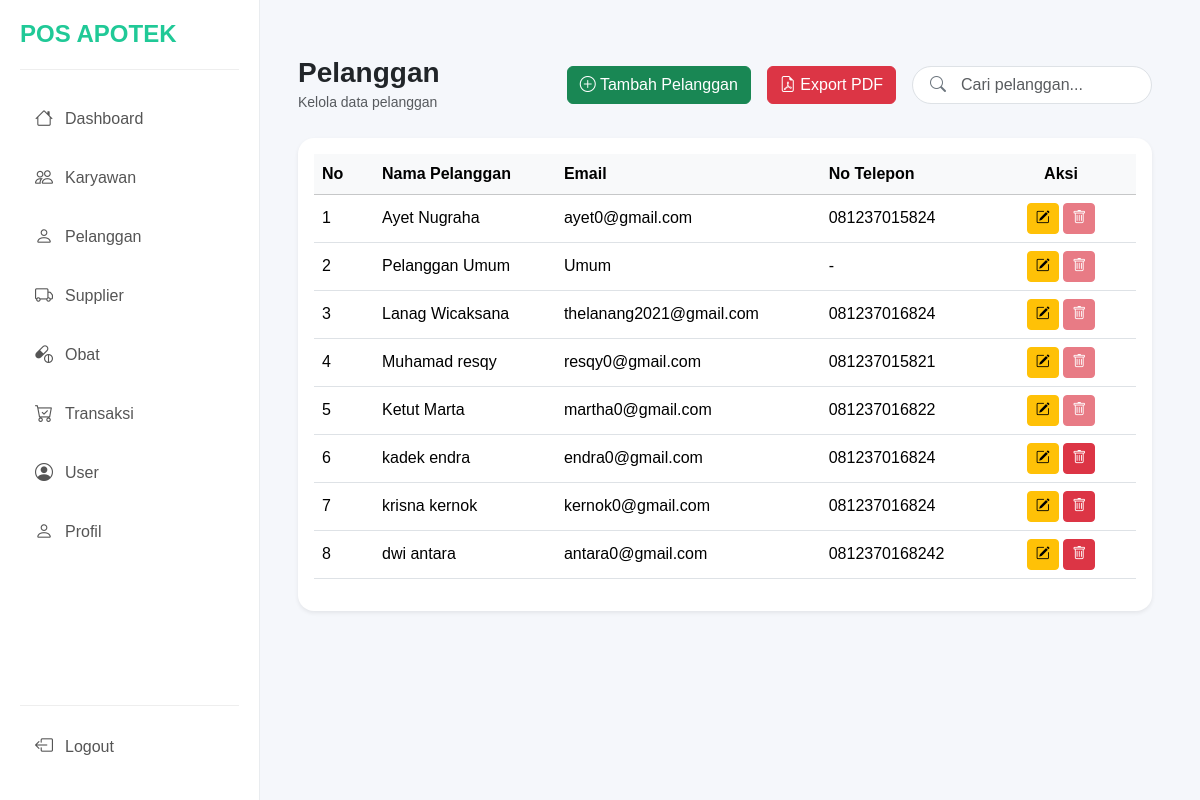
Screenshot of /page/dashboard.php?page=pelanggan (signed in) with the database file from the repository.
### tables this page shows
CREATE TABLE `pelanggan` (
  `id_pelanggan` char(8) NOT NULL,
  `nama_pelanggan` varchar(55) NOT NULL,
  `email` varchar(55) NOT NULL,
  `no_telepon` varchar(15) NOT NULL
);

### config/Database.php (called while the page is built, shortened)
<?php
class Database {
    private $conn;
    private function connect() {
        $host = "localhost";
        $user = "root";
        $pass = "";
        $db   = "pos_apotek";
        $this->conn = new mysqli($host, $user, $pass, $db);
    }
    public function getConnection() {
        return $this->conn;
    }
}
?>

### class/pelanggan.php (called while the page is built, shortened)
<?php
require_once '../config/Database.php';
class Pelanggan {
    private $table = "pelanggan";
    private $conn;
    public function __construct() {
        $this->db = new Database();
        $this->conn = $this->db->getConnection();
    }
    public function getAllPelanggan() {
        $query = "SELECT * FROM $this->table";
        $stmt = $this->conn->prepare($query);
        $stmt->execute();
        $result = $stmt->get_result() ->fetch_all(MYSQLI_ASSOC);
        return $result;
    }
    public function cekRelasiTransaksi($id_pelanggan) {
        $query = "SELECT id_pelanggan FROM transaksi WHERE id_pelanggan = ?";
        $stmt = $this->conn->prepare($query);
        $stmt->bind_param("s", $id_pelanggan);
        $stmt->execute();
        return $stmt->get_result()->num_rows;
    }
}

### page/pelanggan/pelanggan.php (the view, shortened to what this page needs)
<?php
require_once '../class/pelanggan.php';
$pelanggan = new Pelanggan();
$data = $pelanggan->getAllPelanggan();
$keyword = "";
$no = 1;
?>
<div class="container-fluid p-4">
    <div class="d-flex justify-content-between align-items-center mb-4">
        <div>
            <h3 class="fw-bold mb-0">Pelanggan</h3>
            <small class="text-muted">Kelola data pelanggan</small>
        </div>
        <div class="d-flex align-items-center">
            <a href="?page=add_pelanggan" class="btn btn-success me-3">
                <i class="bi bi-plus-circle"></i>
                Tambah Pelanggan
            </a>
            <a href="../export/export_pelanggan.php" target="_blank" class="btn btn-danger me-3">
                <i class="bi bi-file-earmark-pdf"></i>
                Export PDF
            </a>
            <form method="GET" class="position-relative">
                <input type="text" id="searchInput" name="keyword" class="form-control ps-5 pe-5"
                    placeholder="Cari pelanggan..." value="<?= htmlspecialchars($keyword); ?>"
                    style="width:240px;border-radius:20px;">
                <i class="bi bi-search position-absolute"
                    style="left:18px; top:50%;transform:translateY(-50%);color:#6c757d;">
                </i>
            </form>
        </div>
    </div>
    <div class="card shadow-sm border-0 rounded-4">
        <div class="card-body">
            <table class="table table-hover align-middle">
                <thead class="table-light">
                    <tr>
                        <th width="60">No</th>
                        <th>Nama Pelanggan</th>
                        <th>Email</th>
                        <th>No Telepon</th>
                        <th width="150" class="text-center">Aksi</th>
                    </tr>
                </thead>
                <tbody>
                    <?php foreach($data as $row){ ?>
                    <tr>
                        <td><?= $no++; ?></td>
                        <td><?= $row['nama_pelanggan']; ?></td>
                        <td><?= $row['email']; ?></td>
                        <td><?= $row['no_telepon']; ?></td>
                        <td class="text-center">
                            <a href="?page=edit_pelanggan&id_pelanggan=<?= $row['id_pelanggan']; ?>"
                                class="btn btn-warning btn-sm">
                                <i class="bi bi-pencil-square"></i>
                            </a>
                            <?php
                            if ($pelanggan->cekRelasiTransaksi($row['id_pelanggan']) > 0) {
                            ?>
                            <a class="btn btn-danger btn-sm disabled" href="#"><i class="bi bi-trash"></i></a>
                            <?php
                            } else {
                            ?>
                            <a onclick="showConfirm('warning','Peringatan!','Apakah kamu yakin ingin menghapus pelanggan ini?','?page=pelanggan&delete_pelanggan&id_pelanggan=<?= $row['id_pelanggan']; ?>')"
                                class="btn btn-danger btn-sm">
                                <i class="bi bi-trash"></i>
                            </a>
                            <?php } ?>
                        </td>
                    </tr>
                    <?php } ?>
                </tbody>
            </table>
        </div>
    </div>
</div>

### css/style.css (style rules this page uses)
body { background:#f5f7fb; margin:0; font-family:Arial, Helvetica, sans-serif; }
a { text-decoration: none; color: black; }

### rows the page displays
pelanggan: nama_pelanggan "Ayet Nugraha", email "ayet0@gmail.com", no_telepon "081237015824"
pelanggan: nama_pelanggan "Pelanggan Umum", email "Umum", no_telepon "-"
pelanggan: nama_pelanggan "Lanag Wicaksana", email "thelanang2021@gmail.com", no_telepon "081237016824"
pelanggan: nama_pelanggan "Muhamad resqy", email "resqy0@gmail.com", no_telepon "081237015821"
pelanggan: nama_pelanggan "Ketut Marta", email "martha0@gmail.com", no_telepon "081237016822"
pelanggan: nama_pelanggan "kadek endra", email "endra0@gmail.com", no_telepon "081237016824"
pelanggan: nama_pelanggan "krisna kernok", email "kernok0@gmail.com", no_telepon "081237016824"
pelanggan: nama_pelanggan "dwi antara", email "antara0@gmail.com", no_telepon "0812370168242"
